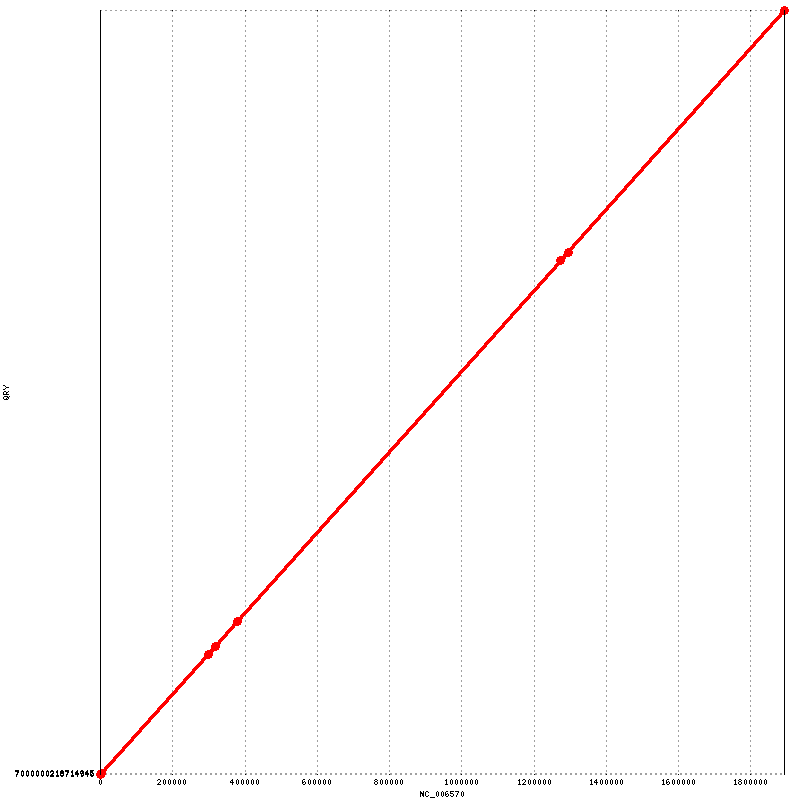

gnuplot code for this plot:
set terminal png tiny size 800,800
set output "FSC043.png"
set ytics ( \
 "7000000218714946" 1, \
 "7000000218714945" 3195, \
 "" 1893557 \
)
set size 1,1
set grid
unset key
set border 10
set ticscale 0 0
set xlabel "NC_006570"
set ylabel "QRY"
set format "%.0f"
set mouse format "%.0f"
set mouse mouseformat "[%.0f, %.0f]"
set mouse clipboardformat "[%.0f, %.0f]"
set xrange [1:1892775]
set yrange [1:1893557]
set style line 1  lt 1 lw 3 pt 6 ps 1
set style line 2  lt 3 lw 3 pt 6 ps 1
set style line 3  lt 2 lw 3 pt 6 ps 1
plot \
 "FSC043.fplot" title "FWD" w lp ls 1, \
 "FSC043.rplot" title "REV" w lp ls 2
